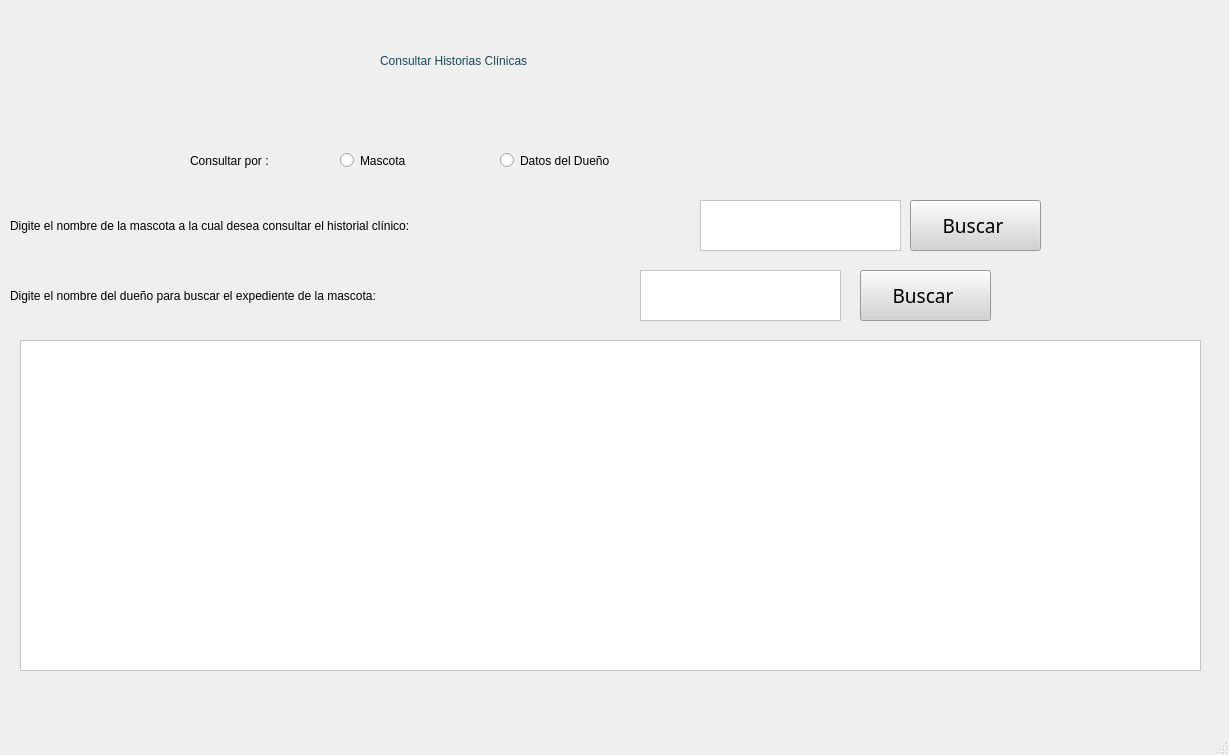
<?xml version="1.0" encoding="UTF-8"?>
<ui version="4.0">
 <class>MainWindow</class>
 <widget class="QMainWindow" name="MainWindow">
  <property name="geometry">
   <rect>
    <x>0</x>
    <y>0</y>
    <width>1229</width>
    <height>755</height>
   </rect>
  </property>
  <property name="windowTitle">
   <string>MainWindow</string>
  </property>
  <widget class="QWidget" name="centralwidget">
   <widget class="QLabel" name="label_4">
    <property name="geometry">
     <rect>
      <x>380</x>
      <y>10</y>
      <width>651</width>
      <height>101</height>
     </rect>
    </property>
    <property name="styleSheet">
     <string notr="true">font: 25pt &quot;Tw Cen MT Condensed Extra Bold&quot;;
color: rgb(26, 72, 91);
</string>
    </property>
    <property name="text">
     <string>Consultar Historias Clínicas</string>
    </property>
   </widget>
   <widget class="QLabel" name="label_6">
    <property name="geometry">
     <rect>
      <x>190</x>
      <y>150</y>
      <width>261</width>
      <height>21</height>
     </rect>
    </property>
    <property name="styleSheet">
     <string notr="true">color: rgb(0, 0, 0);
font: 13pt &quot;Tw Cen MT Condensed Extra Bold&quot;;</string>
    </property>
    <property name="text">
     <string>Consultar por : </string>
    </property>
   </widget>
   <widget class="QRadioButton" name="radioButton_2">
    <property name="geometry">
     <rect>
      <x>340</x>
      <y>150</y>
      <width>251</width>
      <height>21</height>
     </rect>
    </property>
    <property name="styleSheet">
     <string notr="true">font: 12pt &quot;MS Shell Dlg 2&quot;;</string>
    </property>
    <property name="text">
     <string>Mascota </string>
    </property>
   </widget>
   <widget class="QRadioButton" name="radioButton_3">
    <property name="geometry">
     <rect>
      <x>500</x>
      <y>150</y>
      <width>251</width>
      <height>21</height>
     </rect>
    </property>
    <property name="styleSheet">
     <string notr="true">font: 12pt &quot;MS Shell Dlg 2&quot;;</string>
    </property>
    <property name="text">
     <string>Datos del Dueño</string>
    </property>
   </widget>
   <widget class="QLabel" name="label_11">
    <property name="geometry">
     <rect>
      <x>10</x>
      <y>200</y>
      <width>711</width>
      <height>51</height>
     </rect>
    </property>
    <property name="styleSheet">
     <string notr="true">font: 12pt &quot;MS Shell Dlg 2&quot;;</string>
    </property>
    <property name="text">
     <string>Digite el nombre de la mascota a la cual desea consultar el historial clínico: </string>
    </property>
   </widget>
   <widget class="QPushButton" name="pushButton_2">
    <property name="geometry">
     <rect>
      <x>910</x>
      <y>200</y>
      <width>131</width>
      <height>51</height>
     </rect>
    </property>
    <property name="font">
     <font>
      <family>Bauhaus 93</family>
      <pointsize>14</pointsize>
      <weight>50</weight>
      <italic>false</italic>
      <bold>false</bold>
     </font>
    </property>
    <property name="styleSheet">
     <string notr="true">color: rgb(0, 0, 0);
background-color: rgb(211, 211, 211);
font: 14pt &quot;Bauhaus 93&quot;;
border-color: rgb(170, 0, 255);</string>
    </property>
    <property name="text">
     <string>Buscar </string>
    </property>
   </widget>
   <widget class="QTextEdit" name="textEdit_6">
    <property name="geometry">
     <rect>
      <x>700</x>
      <y>200</y>
      <width>201</width>
      <height>51</height>
     </rect>
    </property>
    <property name="styleSheet">
     <string notr="true">background-color: rgb(255, 255, 255);
font: 13pt &quot;MS Shell Dlg 2&quot;;</string>
    </property>
   </widget>
   <widget class="QLabel" name="label_12">
    <property name="geometry">
     <rect>
      <x>10</x>
      <y>270</y>
      <width>711</width>
      <height>51</height>
     </rect>
    </property>
    <property name="styleSheet">
     <string notr="true">font: 12pt &quot;MS Shell Dlg 2&quot;;</string>
    </property>
    <property name="text">
     <string>Digite el nombre del dueño para buscar el expediente de la mascota: </string>
    </property>
   </widget>
   <widget class="QTextEdit" name="textEdit_7">
    <property name="geometry">
     <rect>
      <x>640</x>
      <y>270</y>
      <width>201</width>
      <height>51</height>
     </rect>
    </property>
    <property name="styleSheet">
     <string notr="true">background-color: rgb(255, 255, 255);
font: 13pt &quot;MS Shell Dlg 2&quot;;</string>
    </property>
   </widget>
   <widget class="QPushButton" name="pushButton_3">
    <property name="geometry">
     <rect>
      <x>860</x>
      <y>270</y>
      <width>131</width>
      <height>51</height>
     </rect>
    </property>
    <property name="font">
     <font>
      <family>Bauhaus 93</family>
      <pointsize>14</pointsize>
      <weight>50</weight>
      <italic>false</italic>
      <bold>false</bold>
     </font>
    </property>
    <property name="styleSheet">
     <string notr="true">color: rgb(0, 0, 0);
background-color: rgb(211, 211, 211);
font: 14pt &quot;Bauhaus 93&quot;;
border-color: rgb(170, 0, 255);</string>
    </property>
    <property name="text">
     <string>Buscar </string>
    </property>
   </widget>
   <widget class="QTableWidget" name="tableWidget">
    <property name="geometry">
     <rect>
      <x>20</x>
      <y>340</y>
      <width>1181</width>
      <height>331</height>
     </rect>
    </property>
    <property name="styleSheet">
     <string notr="true">background-color: rgb(255, 255, 255);
border-bottom-color: rgb(0, 0, 0);
border-color: rgb(0, 0, 0);
color: rgb(0, 0, 0);
font: 12pt &quot;Segoe MDL2 Assets&quot;;</string>
    </property>
    <attribute name="horizontalHeaderDefaultSectionSize">
     <number>150</number>
    </attribute>
   </widget>
  </widget>
  <widget class="QStatusBar" name="statusbar"/>
 </widget>
 <resources/>
 <connections/>
</ui>
